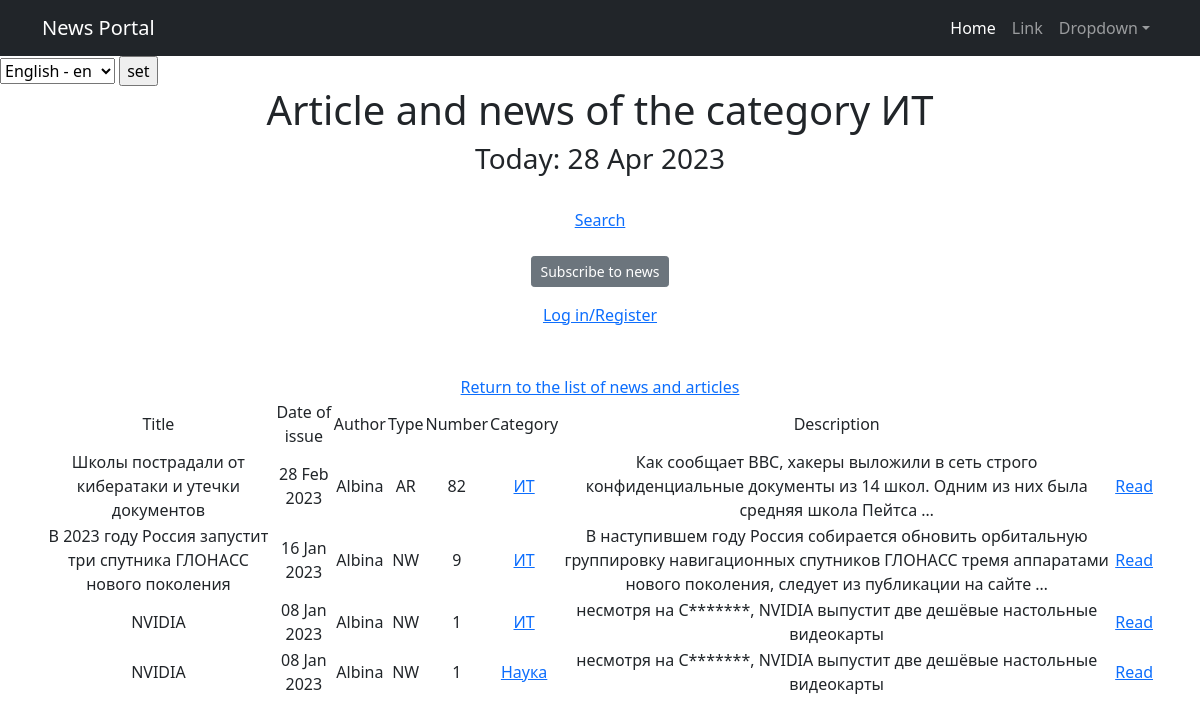
/news/categories/1/, run on the app's committed database.
### news/models.py (models this page shows, shortened)
class Category(models.Model):
    name = models.CharField(max_length=64, unique=True)
    subscribers = models.ManyToManyField(User, related_name='categories')
    class Meta:
        verbose_name = 'Category'
        verbose_name_plural = 'Categories'

class Post(models.Model):
    author = models.ForeignKey(Author, on_delete=models.CASCADE)
    NEWS = 'NW'
    ARTICLE = 'AR'
    CATEGORY_CHOICES = (
        (NEWS, 'Новость'),
        (ARTICLE, 'Статья'),
    )
    categoryType = models.CharField(max_length=2, choices=CATEGORY_CHOICES, default=ARTICLE)
    dateCreation = models.DateTimeField(auto_now_add=True)
    postCategory = models.ManyToManyField(Category, through='PostCategory')
    title = models.CharField(max_length=128, verbose_name=pgettext_lazy('name of article', 'Title'))
    text = models.TextField()
    rating = models.SmallIntegerField(default=0)

class Author(models.Model):
    authorUser = models.OneToOneField(User, on_delete=models.CASCADE)
    ratingAuthor = models.SmallIntegerField(default=0)
    def __str__(self):
        return f'{self.authorUser.username}'

### news/views.py (the view)
# urls.py: path('categories/<int:pk>/', CategoryListView.as_view(), name='category_list'),
class CategoryListView(ListView):
    model = Post
    template_name = 'category_list.html'
    context_object_name = 'category_news_list'
    def get_queryset(self):
        self.category = get_object_or_404(Category, id=self.kwargs['pk'])
        queryset = Post.objects.filter(postCategory=self.category).order_by('-dateCreation')
        return queryset
    def get_context_data(self, **kwargs):
        context = super().get_context_data(**kwargs)
        context['is_not_subscriber'] = self.request.user not in self.category.subscribers.all()
        context['category'] = self.category
        return context

### news/templatetags/custom_filters.py (called while the page is built)
@register.filter()
def censor(value):
    censor_replace = str(value)
    for key in censored_words.keys():
        censor_replace = censor_replace.replace(key, censored_words[key])
    return censor_replace

### news/templatetags/custom_tags.py (called while the page is built)
@register.simple_tag()
def current_time(format_string='%d %b %Y'):
   return datetime.utcnow().strftime(format_string)

### templates/category_list.html (shortened to what this page needs)
{% extends 'flatpages/default.html' %}
{% load i18n %}
{% load custom_filters %}
{% load custom_tags %}
{% block content %}
   <h1>{% trans "Article and news of the category" %} {{category.name}}</h1>
   <h3>{% trans "Today" %}: {% current_time '%d %b %Y' %}</h3>
<br>
<a href="{% url 'search' %}">{% trans "Search" %}</a><br><br>
{% if is_not_subscriber %}
<p class="text-center"><a href ='{% url "subscribe" category.id %}' class="btn btn-secondary btn-sm">{% trans "Subscribe to news" %}</a></p>
{% else %}
<p class="text-center"><a href ='{% url "unsubscribe" category.id %}' class="btn btn-secondary btn-sm"> {% trans "Unsubscribe the category" %}</a></p>
{% endif %}
{% if user.is_authenticated %}
<a href="{% url 'logout' %}">{% trans "Log out" %}</a><br><br><br>
{% else %}
<a href="{% url 'login' %}">{% trans "Log in/Register" %}</a><br><br><br>
{% endif %}
<a href="{% url 'news' %}">{% trans "Return to the list of news and articles" %}</a><br>
       <table>
           <tr>
               <td>   {% trans "Title" %}   </td>
               <td>   {% trans "Date of issue" %}   </td>
               <td>   {% trans "Author" %}   </td>
               <td>   {% trans "Type" %}   </td>
               <td>   {% trans "Number" %}   </td>
               <td>   {% trans "Category" %}   </td>
               <td>  {% trans "Description" %}   </td>
           </tr>
           {% for post in category_news_list %}
           {% for category in post.postCategory.all %}
           <tr>
               <td>{{ post.title|censor }}</td>
               <td>{{ post.dateCreation|date:'d M Y' }}</td>
               <td>{{ post.author }}</td>
               <td>{{ post.categoryType }}</td>
               <td>{{ post.pk }}</td>
               <td>
                   <a href = "{% url 'category_list' category.id %}">{{ category.name }}<a>
               </td>
               <td>{{ post.text|truncatewords:20|censor }}</td>
               <td><a href='{% url 'post_detail' post.id %}'>{% trans "Read" %}</a></td>
               <td>
               </td>
               <td>
               </td>
           </tr>
           {% endfor %}
           {% endfor %}
       </table>
<br>
<br><br><br>
{% endblock content %}

### templates/flatpages/default.html (shortened to what this page needs)
{% load i18n %}
{% load tz %}
<!DOCTYPE html>
<html lang="en">
    <head>
        {% load static %}
        <link href="{% static 'css/styles.css' %}" rel="stylesheet" />
    </head>
    <body>
        <nav class="navbar navbar-expand-lg navbar-dark bg-dark">
            <div class="container">
                <a class="navbar-brand" href="#">{% trans "News Portal" %}</a>
                <div class="collapse navbar-collapse" id="navbarSupportedContent">
                    <ul class="navbar-nav ms-auto mb-2 mb-lg-0">
                        <li class="nav-item"><a class="nav-link active" aria-current="page" href="#">{% trans "Home" %}</a></li>
                        <li class="nav-item"><a class="nav-link" href="#">{% trans "Link" %}</a></li>
                        <li class="nav-item dropdown">
                            <a class="nav-link dropdown-toggle" id="navbarDropdown" href="#" role="button" data-bs-toggle="dropdown" aria-expanded="false">{% trans "Dropdown" %}</a>
                        </li>
                    </ul>
                </div>
            </div>
        </nav>
            <form action="{% url 'set_language' %}" method="POST"> {% csrf_token %}
        {% get_current_language as LANGUAGE_CODE %}
        <select name="language" id="">
            {% get_available_languages as LANGUAGES %}
            {% get_language_info_list for LANGUAGES as languages %}
            {% for language in languages %}
                <option value="{{ language.code }}" {% if language.code == LANGUAGE_CODE %} selected {% endif %}>
                    {{ language.name_local }} - {{ language.code }}
                </option>
            {% endfor %}
        </select>
        <input type="submit" value="set">
    </form>
        <div class="container">
           <div class="row">
               <div class="col-lg-12 text-center">
                   {% block content %}{% endblock content %}
               </div>
           </div>
        </div>
    </body>
</html>

### data on the page
Category: name "ИТ"
Post: title|censor "Школы пострадали от кибератаки и утечки документов", dateCreation "28 Feb 2023", author "Albina", categoryType "AR", pk "82", text|censor "Как сообщает BBC, хакеры выложили в сеть строго конфиденциальные документы из 14 школ. Одним из них была средняя школа Пейтса …"
Post: title|censor "В 2023 году Россия запустит три спутника ГЛОНАСС нового поколения", dateCreation "16 Jan 2023", author "Albina", categoryType "NW", pk "9", text|censor "В наступившем году Россия собирается обновить орбитальную группировку навигационных спутников ГЛОНАСС тремя аппаратами нового поколения, следует из публикации на сайте …"
Post: title|censor "NVIDIA", dateCreation "08 Jan 2023", author "Albina", categoryType "NW", pk "1", text|censor "несмотря на C*******, NVIDIA выпустит две дешёвые настольные видеокарты"
Category: name "Наука"

### other printed values
form field language "English - en"
